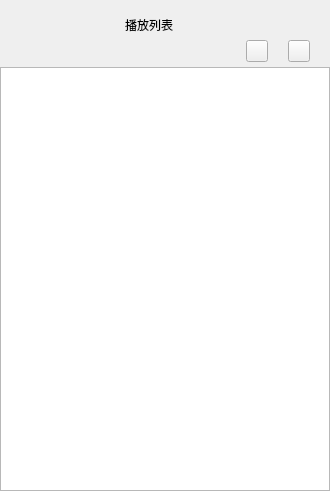
         <widget class="QWidget" name="widget_side" native="true">
          <property name="geometry">
           <rect>
            <x>830</x>
            <y>70</y>
            <width>330</width>
            <height>491</height>
           </rect>
          </property>
          <property name="minimumSize">
           <size>
            <width>330</width>
            <height>0</height>
           </size>
          </property>
          <property name="maximumSize">
           <size>
            <width>330</width>
            <height>16777215</height>
           </size>
          </property>
          <property name="mouseTracking">
           <bool>false</bool>
          </property>
          <layout class="QVBoxLayout" name="verticalLayout_7">
           <property name="spacing">
            <number>5</number>
           </property>
           <property name="leftMargin">
            <number>0</number>
           </property>
           <property name="topMargin">
            <number>10</number>
           </property>
           <property name="rightMargin">
            <number>0</number>
           </property>
           <property name="bottomMargin">
            <number>0</number>
           </property>
           <item>
            <layout class="QVBoxLayout" name="verticalLayout_6">
             <property name="spacing">
              <number>0</number>
             </property>
             <item>
              <layout class="QHBoxLayout" name="horizontalLayout_7">
               <item>
                <spacer name="horizontalSpacer_18">
                 <property name="orientation">
                  <enum>Qt::Horizontal</enum>
                 </property>
                 <property name="sizeHint" stdset="0">
                  <size>
                   <width>40</width>
                   <height>20</height>
                  </size>
                 </property>
                </spacer>
               </item>
               <item>
                <widget class="QLabel" name="label_playlist">
                 <property name="minimumSize">
                  <size>
                   <width>80</width>
                   <height>30</height>
                  </size>
                 </property>
                 <property name="maximumSize">
                  <size>
                   <width>80</width>
                   <height>30</height>
                  </size>
                 </property>
                 <property name="text">
                  <string>播放列表</string>
                 </property>
                </widget>
               </item>
               <item>
                <spacer name="horizontalSpacer_15">
                 <property name="orientation">
                  <enum>Qt::Horizontal</enum>
                 </property>
                 <property name="sizeHint" stdset="0">
                  <size>
                   <width>40</width>
                   <height>20</height>
                  </size>
                 </property>
                </spacer>
               </item>
              </layout>
             </item>
             <item>
              <layout class="QHBoxLayout" name="horizontalLayout_6">
               <property name="leftMargin">
                <number>0</number>
               </property>
               <property name="rightMargin">
                <number>20</number>
               </property>
               <item>
                <spacer name="horizontalSpacer_16">
                 <property name="orientation">
                  <enum>Qt::Horizontal</enum>
                 </property>
                 <property name="sizeHint" stdset="0">
                  <size>
                   <width>40</width>
                   <height>20</height>
                  </size>
                 </property>
                </spacer>
               </item>
               <item>
                <widget class="QPushButton" name="btn_addfile">
                 <property name="minimumSize">
                  <size>
                   <width>22</width>
                   <height>22</height>
                  </size>
                 </property>
                 <property name="maximumSize">
                  <size>
                   <width>22</width>
                   <height>22</height>
                  </size>
                 </property>
                 <property name="focusPolicy">
                  <enum>Qt::NoFocus</enum>
                 </property>
                 <property name="toolTip">
                  <string>添加文件</string>
                 </property>
                 <property name="text">
                  <string/>
                 </property>
                </widget>
               </item>
               <item>
                <spacer name="horizontalSpacer_17">
                 <property name="orientation">
                  <enum>Qt::Horizontal</enum>
                 </property>
                 <property name="sizeType">
                  <enum>QSizePolicy::Fixed</enum>
                 </property>
                 <property name="sizeHint" stdset="0">
                  <size>
                   <width>20</width>
                   <height>20</height>
                  </size>
                 </property>
                </spacer>
               </item>
               <item>
                <widget class="QPushButton" name="btn_clearlist">
                 <property name="minimumSize">
                  <size>
                   <width>22</width>
                   <height>22</height>
                  </size>
                 </property>
                 <property name="maximumSize">
                  <size>
                   <width>22</width>
                   <height>22</height>
                  </size>
                 </property>
                 <property name="focusPolicy">
                  <enum>Qt::NoFocus</enum>
                 </property>
                 <property name="toolTip">
                  <string>清空列表</string>
                 </property>
                 <property name="text">
                  <string/>
                 </property>
                </widget>
               </item>
              </layout>
             </item>
            </layout>
           </item>
           <item>
            <widget class="PlayListWidget" name="listwidget_playlist">
             <property name="mouseTracking">
              <bool>true</bool>
             </property>
             <property name="focusPolicy">
              <enum>Qt::NoFocus</enum>
             </property>
            </widget>
           </item>
          </layout>
         </widget>
